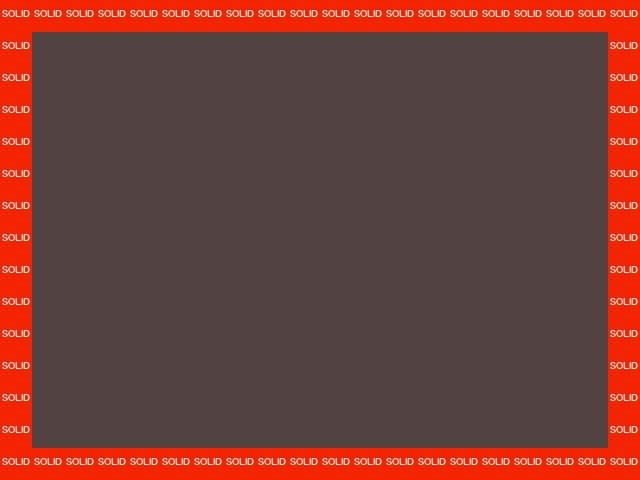

Rendered tile map (Tiled .tmx) drawn with the repository's tilesets; below, a short description and the map source with its tile grids summarised:
An orthogonal 20x15 tile map with 32x32 px tiles, 2 tile layers (terrain, collision) and 1 object (player1).

<map version="1.0" orientation="orthogonal" width="20" height="15" tilewidth="32" tileheight="32" backgroundcolor="#000000">
 <tileset firstgid="1" name="metatiles32x32" tilewidth="32" tileheight="32">
  <image source="../img/metatiles32x32.png" width="64" height="64" />
 </tileset>
 <layer name="terrain" width="20" height="15">
  <data>[300 cells, 300 non-empty, 2 distinct tile ids]</data>
 </layer>
 <objectgroup name="sprite" width="20" height="15">
  <object name="player1" x="450" y="162" width="32" height="32">
   <properties>
    <property name="image" value="player1" />
    <property name="spriteheight" value="32" />
    <property name="spritewidth" value="32" />
   </properties>
  </object>
 </objectgroup>
 <layer name="collision" width="20" height="15">
  <data>[300 cells, 66 non-empty, 1 distinct tile ids]</data>
 </layer>
</map>